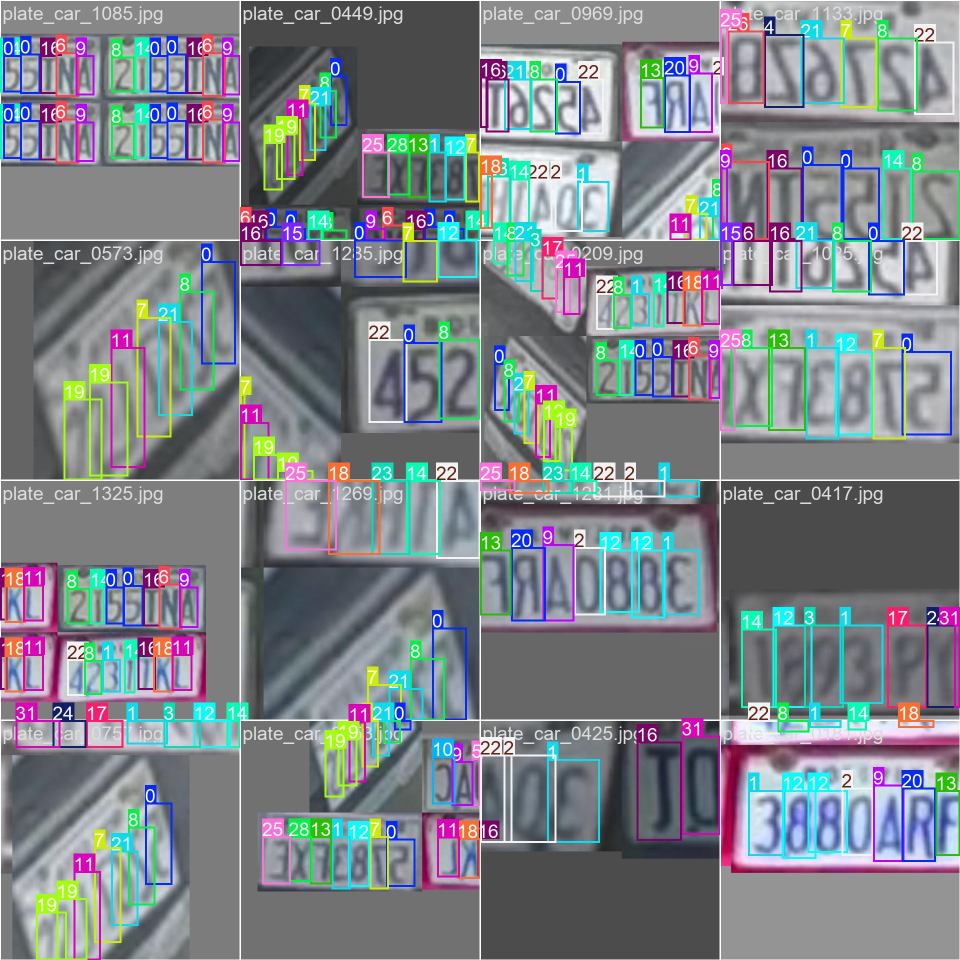
#> input picture ocr/runs/detect/YOLOv11_plates/train_batch0.jpg, 1920 x 1920 px, given in place of plate_car_1261.jpg, which was not available (shown at 1/2 size)
$ jupyter execute --allow-errors ocr.ipynb
#> lines starting #> are read from the running program, lines starting #| are printed output that depends on the picture; after the words box and inside, x2 and y2 are one past the last pixel; in counts of white or black regions, pixels touching at a corner belong together; pictures that were not available may be replaced by others from this repository, and a replacement may not be noted
[cell 1]
import os
import random
import shutil

# Directorios de entrada y salida
dataset_yolo_dir = "./dataset_yolo"
train_folder = "./yolov11/data/train"
val_folder = "./yolov11/data/val"

# Crear directorios de salida si no existen
os.makedirs(os.path.join(train_folder, 'images'), exist_ok=True)
os.makedirs(os.path.join(train_folder, 'labels'), exist_ok=True)
os.makedirs(os.path.join(val_folder, 'images'), exist_ok=True)
os.makedirs(os.path.join(val_folder, 'labels'), exist_ok=True)

# Obtener todas las imágenes disponibles
dataset_classes = [d for d in os.listdir(dataset_yolo_dir) if os.path.isdir(os.path.join(dataset_yolo_dir, d))]
image_files = []

for class_dir in dataset_classes:
    images_path = os.path.join(dataset_yolo_dir, class_dir)
    images = [f for f in os.listdir(images_path) if f.endswith(('.jpg', '.png', '.jpeg'))]
    image_files.extend([(class_dir, img) for img in images])

# Mezclar y dividir las imágenes
random.shuffle(image_files)
train_size = int(0.8 * len(image_files))
train_files = image_files[:train_size]
val_files = image_files[train_size:]

# Función para copiar archivos
def copy_files(file_list, dest_images, dest_labels):
    for class_dir, image_file in file_list:
        # Copiar la imagen
        src_image_path = os.path.join(dataset_yolo_dir, class_dir, image_file)
        dest_image_path = os.path.join(dest_images, image_file)
        shutil.copy(src_image_path, dest_image_path)

        # Copiar la anotación correspondiente
        annotation_file = os.path.splitext(image_file)[0] + '.txt'
        src_annotation_path = os.path.join(dataset_yolo_dir, class_dir, annotation_file)
        if os.path.exists(src_annotation_path):
            dest_annotation_path = os.path.join(dest_labels, annotation_file)
            shutil.copy(src_annotation_path, dest_annotation_path)

# Copiar archivos de entrenamiento
copy_files(train_files, os.path.join(train_folder, 'images'), os.path.join(train_folder, 'labels'))

# Copiar archivos de validación
copy_files(val_files, os.path.join(val_folder, 'images'), os.path.join(val_folder, 'labels'))

# Crear archivo YAML para YOLOv11
yaml_content = """# Rutas a las imágenes y anotaciones
train: "{train}"
val: "{val}"

# Número de clases
nc: {num_classes}

# Nombres de las clases
names: {class_names}
""".format(train=os.path.abspath(train_folder).replace("\\", "/"),
           val=os.path.abspath(val_folder).replace("\\", "/"),
           num_classes=len(dataset_classes),
           class_names=str(dataset_classes))

with open('./yolov11/dataset.yaml', 'w') as yaml_file:
    yaml_file.write(yaml_content)

print(f"Se dividió el conjunto de datos en {len(train_files)} para entrenamiento y {len(val_files)} para validación.")

[cell 2]
from ultralytics import YOLO

# Cargar modelo YOLOv11
#> (the rest of this cell did not finish here and is left out)

[cell 3]
from ultralytics import YOLO
import cv2
import matplotlib.pyplot as plt

# Cargar el modelo entrenado
#> (the rest of this cell did not finish here and is left out)

[cell 4]
import pytesseract

custom_config = r'--oem 3 --psm 6 -c tessedit_char_whitelist=ABCDEFGHIJKLMNOPQRSTUVWXYZ0123456789'
#> (the rest of this cell did not finish here and is left out)

[cell 5]
import cv2
import pytesseract as pt

# Ruta a Tesseract-OCR
pt.pytesseract.tesseract_cmd = r'C:\Program Files\Tesseract-OCR\tesseract.exe'

# Cargar la imagen de la placa
image = cv2.imread("dataset/4/images/plate_car_1261.jpg")
#> image is the input picture: shape (1920, 1920, 3); mean B, G, R 137, 131.4, 125.6

# Convertir a escala de grises para reducir ruido
gray = cv2.cvtColor(image, cv2.COLOR_BGR2GRAY)

# Aplicar umbral adaptativo (binarización)
_, thresh = cv2.threshold(gray, 0, 255, cv2.THRESH_BINARY + cv2.THRESH_OTSU)
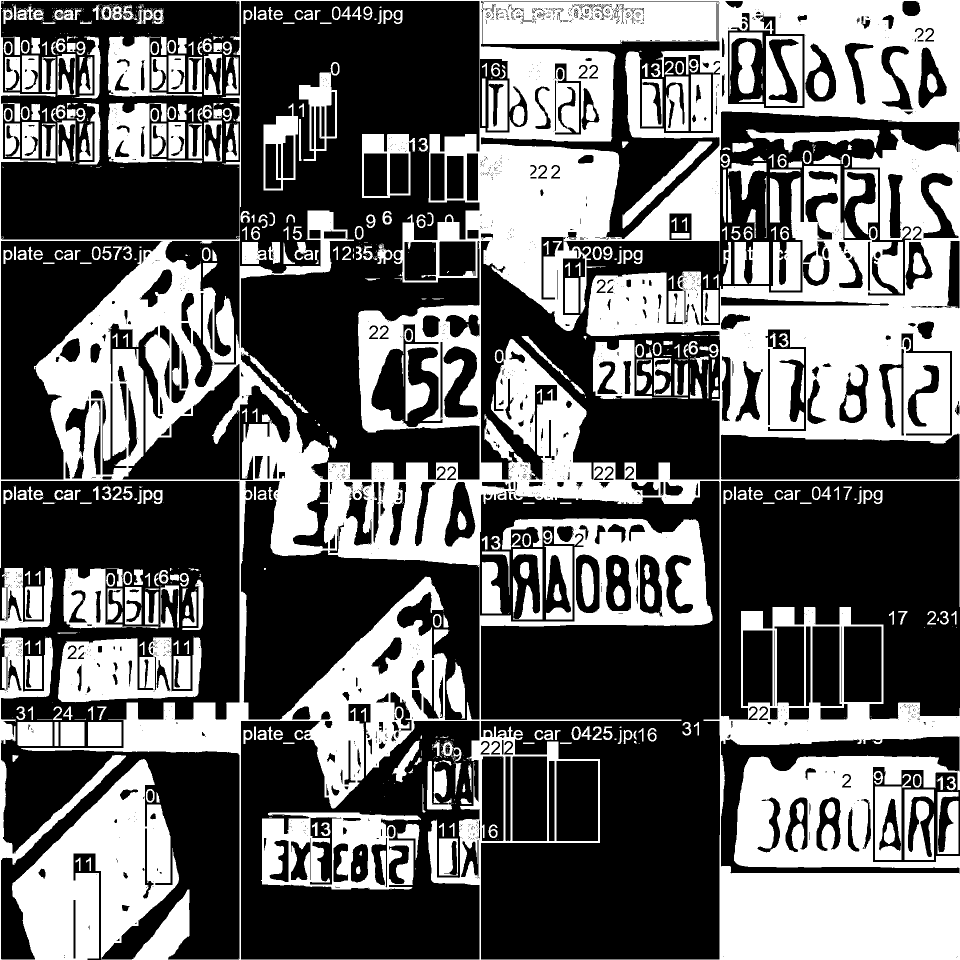
#> thresh: shape (1920, 1920) (shown at 1/2 size); 39.8% white; 1042 white regions (590 under 20 px), largest, box (x1, y1, x2, y2) and area: (0, 0, 1920, 1920) 1039878, (0, 1275, 358, 1920) 88046, (522, 1625, 842, 1779) 27441

# Aplicar apertura (erosión + dilatación) para reducir ruido
kernel = cv2.getStructuringElement(cv2.MORPH_RECT, (3, 3))
processed = cv2.morphologyEx(thresh, cv2.MORPH_OPEN, kernel, iterations=1)
#> processed: shape (1920, 1920); 39.3% white; 581 white regions (56 under 20 px)

# Detectar contornos para segmentar caracteres
contours, _ = cv2.findContours(processed, cv2.RETR_EXTERNAL, cv2.CHAIN_APPROX_SIMPLE)
#> contours = 316 contours, 37 with area under 20; largest, box (x1, y1, x2, y2) and area: (0, 0, 1920, 1920) 1748411, (856, 1037, 1425, 1920) 111202, (1439, 1670, 1920, 1920) 83463, (24, 1518, 358, 1920) 73758, (1468, 1512, 1920, 1736) 65170

# Ordenar los contornos de izquierda a derecha
contours = sorted(contours, key=lambda c: cv2.boundingRect(c)[0])

# Configuración de Tesseract: solo letras y números
custom_config = r'--oem 3 --psm 8 -c tessedit_char_whitelist=ABCDEFGHIJKLMNOPQRSTUVWXYZ0123456789'

# Diccionario de corrección de caracteres confusos
char_correction = {
    'O': '9', 'I': '1', 'L': '1', 'Z': '2', 'S': '5', 'B': '8',
    'G': '6', 'Q': '0', 'D': '0', 'T': '7', 'Y': '7', 'E': '3',
    'A': '4', 'J': '1', 'C': '0'
}

def correct_plate_format(plate_text):
    if len(plate_text) < 6:
        return plate_text  # Si la placa es muy corta, no se puede validar correctamente

    corrected = list(plate_text)
    for i in range(min(4, len(plate_text))):  # Los primeros 3 o 4 deben ser números
        if corrected[i] in char_correction:
            corrected[i] = char_correction[corrected[i]]

    return "".join(corrected)

plate_text = ""

# Recorrer cada contorno detectado
#> (the rest of this cell did not finish here and is left out)

[cell 6]
import easyocr
import cv2
import numpy as np
import matplotlib.pyplot as plt

# Cargar la imagen de la placa
image_path = "dataset/4/images/plate_car_1261.jpg"  # Reemplaza con la ruta de tu imagen
image = cv2.imread(image_path)

# Convertir a escala de grises para mejorar OCR
gray = cv2.cvtColor(image, cv2.COLOR_BGR2GRAY)

# Inicializar el lector de EasyOCR en español e inglés
#> (the rest of this cell did not finish here and is left out)

[cell 7]
import easyocr
import cv2
import numpy as np
import matplotlib.pyplot as plt

# Ruta de la imagen
image_path = "dataset/4/images/plate_car_1261.jpg"

# Cargar la imagen
image = cv2.imread(image_path)

# Convertir a escala de grises para mejorar OCR
gray = cv2.cvtColor(image, cv2.COLOR_BGR2GRAY)

# Inicializar el lector de EasyOCR en inglés (mejor para letras en placas)
#> (the rest of this cell did not finish here and is left out)

[cell 8]
import easyocr
import cv2
import numpy as np
import matplotlib.pyplot as plt

# Ruta de la imagen
image_path = "dataset/4/images/plate_car_1261.jpg"

# Cargar la imagen
image = cv2.imread(image_path)

# Convertir a escala de grises para mejorar OCR
gray = cv2.cvtColor(image, cv2.COLOR_BGR2GRAY)

# Inicializar el lector de EasyOCR en inglés (mejor para placas)
#> (the rest of this cell did not finish here and is left out)

[cell 9]
import easyocr
import cv2
import numpy as np
import matplotlib.pyplot as plt

# Ruta de la imagen
image_path = "dataset/4/images/plate_car_0221.jpg"

# Cargar la imagen
image = cv2.imread(image_path)
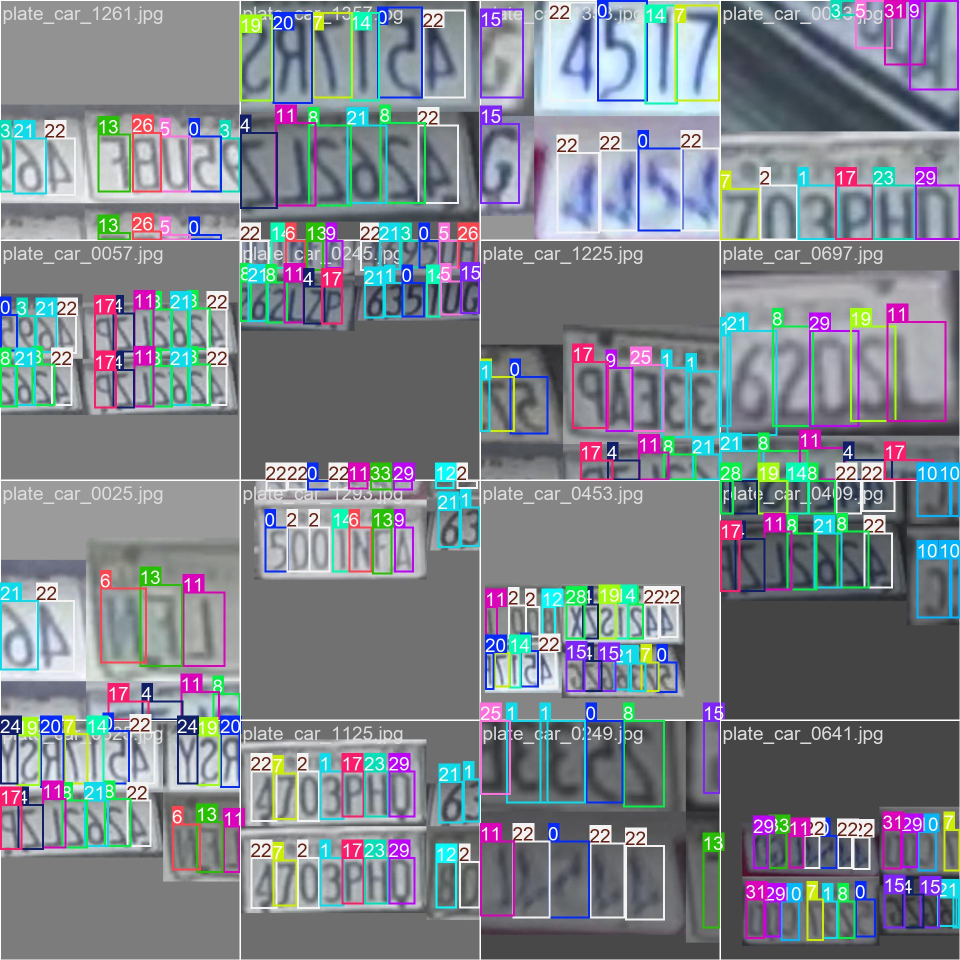
#> input picture ocr/runs/detect/YOLOv11_plates/train_batch1.jpg, 1920 x 1920 px, given in place of plate_car_0221.jpg, which was not available (shown at 1/2 size)
#> image is the input picture: shape (1920, 1920, 3); mean B, G, R 139.3, 132.1, 125.9

# Convertir a escala de grises
gray = cv2.cvtColor(image, cv2.COLOR_BGR2GRAY)

# Mejorar el contraste con CLAHE
clahe = cv2.createCLAHE(clipLimit=3.0, tileGridSize=(8, 8))
enhanced = clahe.apply(gray)

# Aplicar desenfoque Gaussiano para reducir ruido
blurred = cv2.GaussianBlur(enhanced, (5, 5), 0)

# Aplicar umbral adaptativo para resaltar caracteres
thresh = cv2.adaptiveThreshold(
    blurred, 255, cv2.ADAPTIVE_THRESH_GAUSSIAN_C, cv2.THRESH_BINARY_INV, 21, 10
)
#> thresh: shape (1920, 1920); 18.5% white; 2587 white regions (1032 under 20 px), largest, box (x1, y1, x2, y2) and area: (1442, 482, 1919, 925) 16144, (1442, 1442, 1919, 1919) 13743, (1483, 1624, 1920, 1857) 13373

# Aplicar operaciones morfológicas para eliminar ruido y mejorar los bordes de los caracteres
kernel = np.ones((3, 3), np.uint8)
morph = cv2.morphologyEx(thresh, cv2.MORPH_CLOSE, kernel, iterations=2)
#> morph: shape (1920, 1920); 21.5% white; 1126 white regions (499 under 20 px), largest, box (x1, y1, x2, y2) and area: (0, 0, 1920, 1920) 536860, (1441, 883, 1869, 1186) 34186, (188, 580, 354, 830) 15505

# Inicializar EasyOCR en inglés
#> (the rest of this cell did not finish here and is left out)

[cell 10]
import easyocr
import cv2
import numpy as np
import matplotlib.pyplot as plt

# Función para corregir errores comunes en OCR
def corregir_texto(texto):
    correcciones = {

    }
    return ''.join([correcciones[c] if c in correcciones else c for c in texto])

# Función para segmentar números en la placa
def segmentar_numeros(image):
    edges = cv2.Canny(image, 50, 150)  # Detectar bordes
    contours, _ = cv2.findContours(edges, cv2.RETR_EXTERNAL, cv2.CHAIN_APPROX_SIMPLE)

    num_regions = []
    for cnt in contours:
        x, y, w, h = cv2.boundingRect(cnt)
        if 15 < h < 100 and 10 < w < 50:  # Filtrar caracteres numéricos
            num_regions.append((x, y, w, h))

    return sorted(num_regions, key=lambda x: x[0])  # Ordenar de izquierda a derecha

# Función para extraer la región de letras
def extraer_region_letras(image, num_regions):
    if not num_regions:
        print("No se detectaron números, usando imagen completa para letras.")
        return image  # Si no hay números, usar la imagen completa

    max_x = max([x + w for x, y, w, h in num_regions])

    if max_x >= image.shape[1]:
        print("Región de letras fuera de los límites, usando imagen completa.")
        return image

    region_letras = image[:, max_x:]

    if region_letras.shape[1] == 0:
        print("Imagen de letras vacía, usando imagen completa.")
        return image

    return region_letras

# Cargar la imagen
image_path = "dataset/4/images/plate_car_1261.jpg"
image = cv2.imread(image_path)

if image is None:
    raise ValueError("Error: No se pudo cargar la imagen. Verifica la ruta.")

# Convertir a escala de grises y mejorar el contraste
gray = cv2.cvtColor(image, cv2.COLOR_BGR2GRAY)
clahe = cv2.createCLAHE(clipLimit=3.0, tileGridSize=(8, 8))
enhanced = clahe.apply(gray)
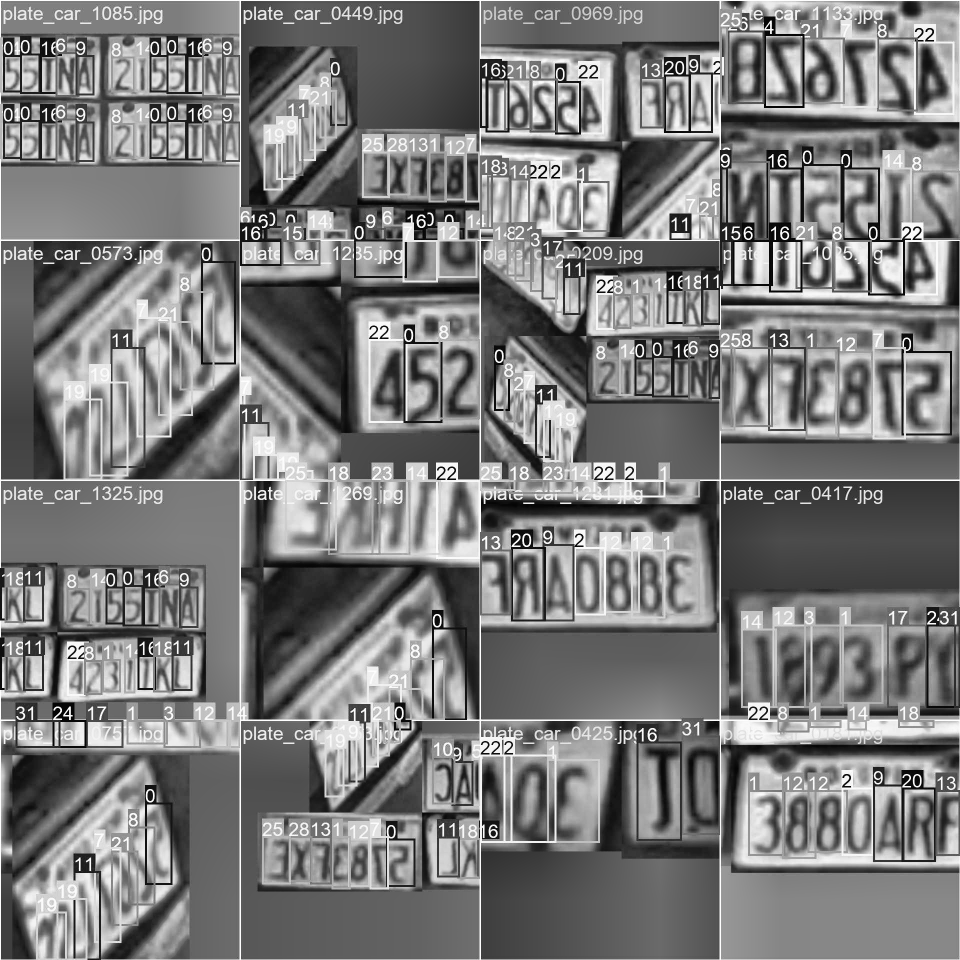
#> enhanced: shape (1920, 1920) (shown at 1/2 size); min 0, max 255, mean 122.2

# Aplicar umbral adaptativo
thresh = cv2.adaptiveThreshold(enhanced, 255, cv2.ADAPTIVE_THRESH_GAUSSIAN_C, cv2.THRESH_BINARY_INV, 21, 10)
#> thresh: shape (1920, 1920); 20.3% white; 6755 white regions (5010 under 20 px), largest, box (x1, y1, x2, y2) and area: (1096, 212, 1822, 798) 35039, (480, 2, 959, 557) 29252, (962, 962, 1440, 1919) 27822

# Segmentar solo los números
num_regions = segmentar_numeros(thresh)
#> in segmentar_numeros, `edges = cv2.Canny(image, 50, 150)`:
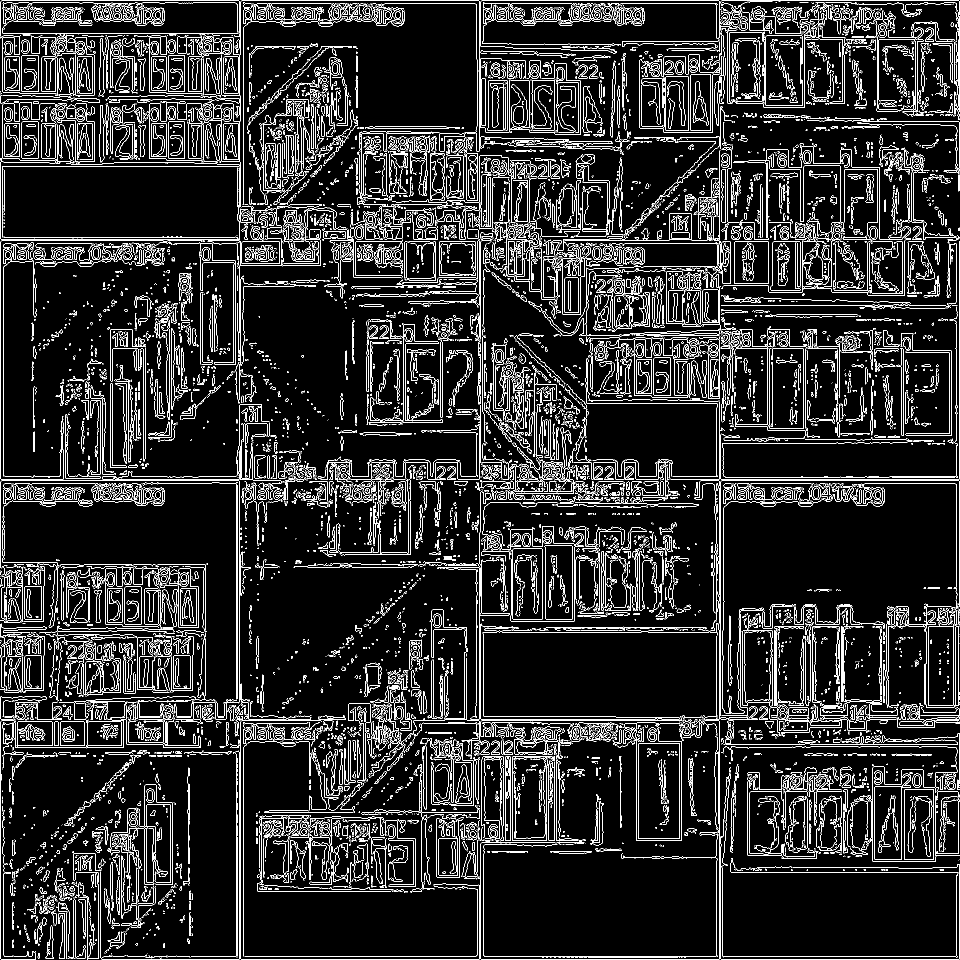
#> edges: shape (1920, 1920) (shown at 1/2 size); 9.9% white in thin lines or dots
#> in segmentar_numeros, `contours, _ = cv2.findContours(edges, cv2.RETR_EXTERNAL, cv2.CHAIN_APP..`: contours = 13201 contours, 12524 with area under 20; largest, box (x1, y1, x2, y2) and area: (1276, 1486, 1360, 1678) 15850, (1808, 1578, 1868, 1720) 8316, (1025, 1097, 1085, 1239) 8316, (1749, 1547, 1822, 1720) 7814, (1468, 483, 1538, 568) 5793
#> the loop in segmentar_numeros, `for cnt in contours:` made 13201 passes
#> (x, y, w, h) on passes 1, 5, 6: (202, 1919, 1, 1), (319, 1915, 4, 2), (1368, 1914, 3, 2)
#> after the loop in segmentar_numeros, `for cnt in contours:`: num_regions = 1008 items, first 6: (153, 1899, 18, 18), (238, 1866, 11, 30), (220, 1863, 26, 31), (215, 1863, 25, 20), (91, 1851, 17, 66), (75, 1834, 19, 57)
#> num_regions = 1008 items, first 6: (3, 1267, 49, 26), (5, 1401, 18, 33), (6, 977, 19, 31), (6, 499, 19, 29), (8, 215, 17, 28), (8, 82, 17, 28)

# Inicializar EasyOCR
#> (the rest of this cell did not finish here and is left out)
